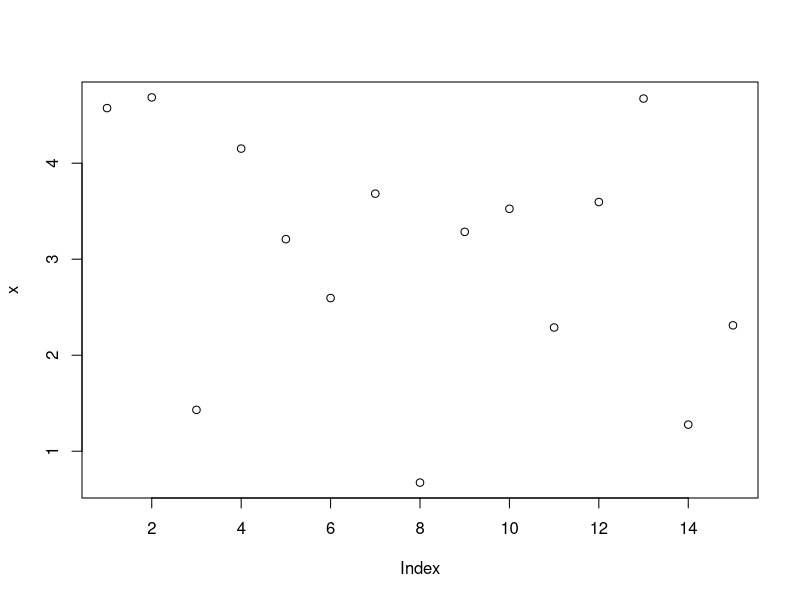
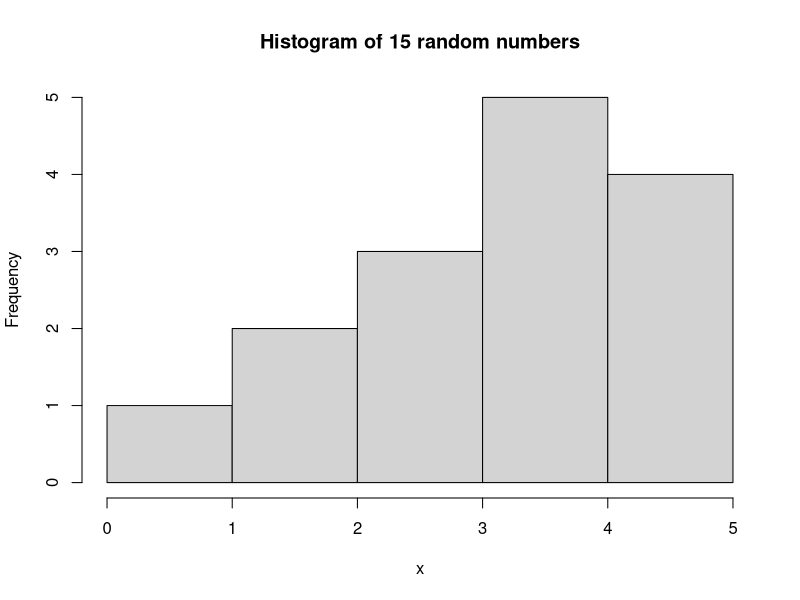
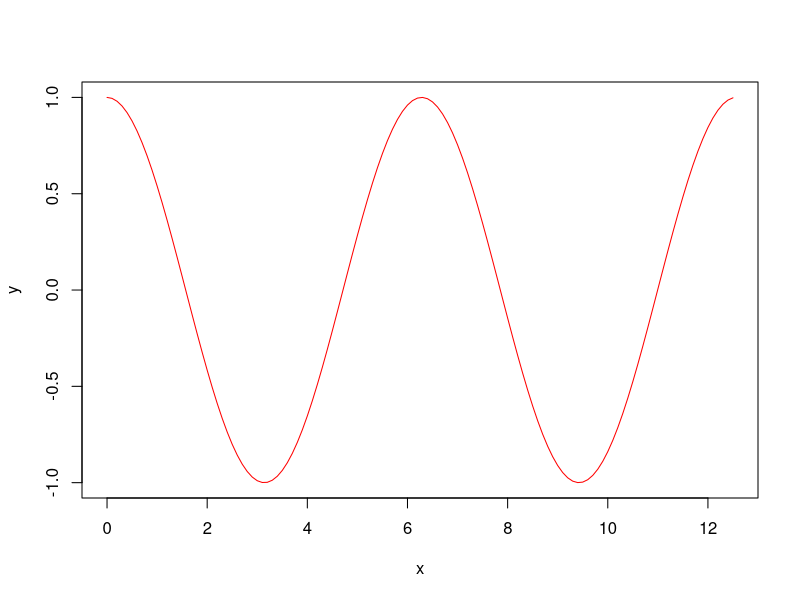
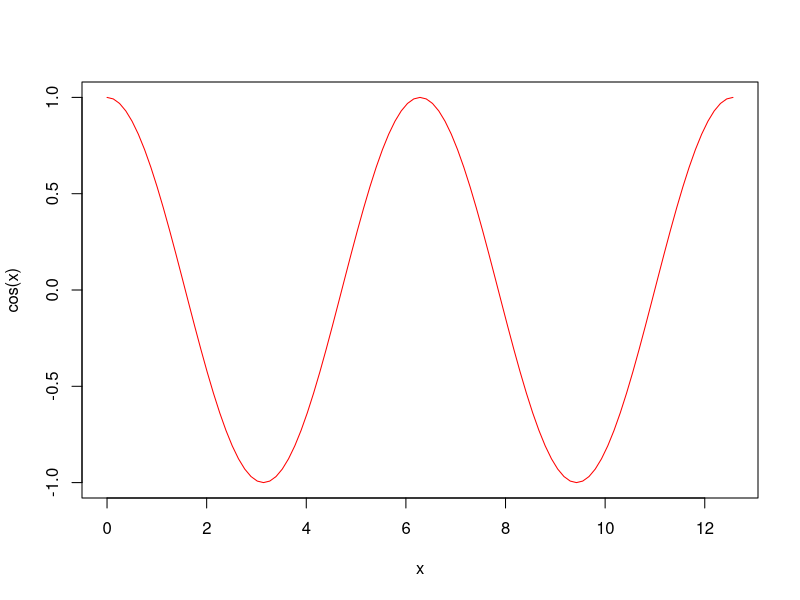

Generate these figures, in order, with R:
set.seed(42)
x <- runif(15, min = 0, max = 5)
str(x)
plot(x)
?hist
hist(x, main = 'Histogram of 15 random numbers')
x <- seq(0, 4*pi, by = 0.1)
x
y <- cos(x)
plot(x, y, type = 'l', col = "red")
?curve
curve(cos(x), from = 0, to = 4*pi, col = 'red')
